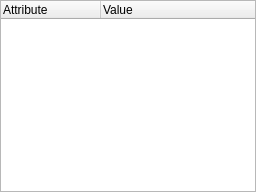
<?xml version="1.0" encoding="UTF-8"?>
<!--
DFF - An Open Source Digital Forensics Framework
Copyright (C) 2009-2013 ArxSys

This program is free software, distributed under the terms of
the GNU General Public License Version 2. See the LICENSE file
at the top of the source tree.

See http://www.digital-forensic.org for more information about this
project. Please do not directly contact any of the maintainers of
DFF for assistance; the project provides a web site, mailing lists
and IRC channels for your use.

Author(s):
Christophe Malinge cma@digital-forensic.org
-->
<ui version="4.0">
 <class>VariantTreeWidget</class>
 <widget class="QTreeWidget" name="VariantTreeWidget"><widget class="QWidget" name="useless" native="true" />
  <property name="geometry">
   <rect>
    <x>0</x>
    <y>0</y>
    <width>256</width>
    <height>192</height>
   </rect>
  </property>
  <property name="sizePolicy">
   <sizepolicy hsizetype="Expanding" vsizetype="Expanding">
    <horstretch>0</horstretch>
    <verstretch>0</verstretch>
   </sizepolicy>
  </property>
  <property name="alternatingRowColors">
   <bool>true</bool>
  </property>
  <column>
   <property name="text">
    <string>Attribute</string>
   </property>
  </column>
  <column>
   <property name="text">
    <string>Value</string>
   </property>
  </column>
  <widget class="QWidget" name="useless" native="true">
   <property name="geometry">
    <rect>
     <x>0</x>
     <y>0</y>
     <width>100</width>
     <height>30</height>
    </rect>
   </property>
  </widget>
 </widget>
 <resources/>
 <connections/>
</ui>
